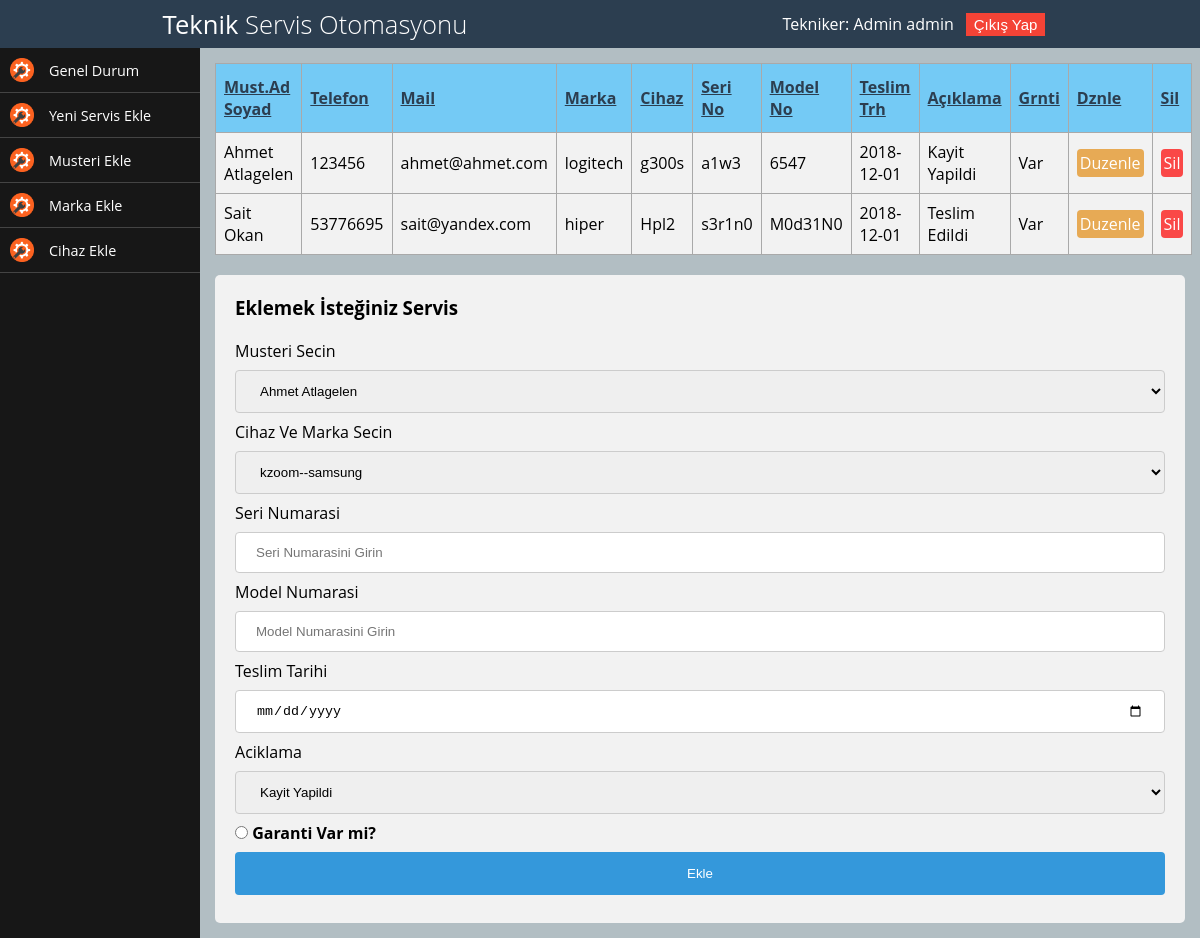
The app's page /panel/servisekle.php (signed in) with its own data.
### tables this page shows
CREATE TABLE `servis` (
  `id` int(11) NOT NULL,
  `musteriid` int(11) NOT NULL,
  `markaid` int(11) NOT NULL,
  `cihazid` int(11) NOT NULL,
  `yetkiliid` int(11) NOT NULL,
  `serino` varchar(50) NOT NULL,
  `modelno` varchar(50) NOT NULL,
  `teslimtarihi` date NOT NULL,
  `aciklama` varchar(50) NOT NULL,
  `garanti` tinyint(1) NOT NULL
);

CREATE TABLE `musteri` (
  `idmusteri` int(11) NOT NULL,
  `ad` varchar(50) NOT NULL,
  `soyad` varchar(50) NOT NULL,
  `telefon` int(20) NOT NULL,
  `mail` varchar(50) NOT NULL,
  `adres` varchar(150) NOT NULL
);

CREATE TABLE `marka` (
  `idmarka` int(11) NOT NULL,
  `markaadi` varchar(100) NOT NULL
);

CREATE TABLE `cihaz` (
  `idcihaz` int(11) NOT NULL,
  `cihazadi` varchar(50) NOT NULL,
  `markaid` int(11) NOT NULL
);

### panel/contentservis.php (the view, shortened to what this page needs)
<table id="servis">
    <tr >
        <th>Must.Ad Soyad</th>
        <th>Telefon</th>
        <th>Mail</th>
        <th>Marka</th>
        <th>Cihaz</th>
        <th>Seri No</th>
        <th>Model No</th>
        <th>Teslim Trh</th>
        <th>Açıklama</th>
        <th>Grnti</th>
        <th>Dznle</th>
        <th>Sil</th>
    </tr>
    <?php
    require_once "../baglan.php";
    $liste = $conn->query(" SELECT * FROM servis INNER JOIN musteri ON musteri.idmusteri=servis.musteriid
                                    INNER JOIN cihaz ON servis.cihazid=cihaz.idcihaz
                                    INNER JOIN marka ON servis.markaid=marka.idmarka ",PDO::FETCH_ASSOC);
    foreach ($liste as $row) {
        echo "<tr>";
        echo "<td>" . $row["ad"]." ". $row["soyad"] . "</td>";
        echo "<td>" . $row["telefon"] . "</td>";
        echo "<td>" . $row["mail"] . "</td>";
        echo "<td>" . $row["markaadi"] . "</td>";
        echo "<td>" . $row["cihazadi"] . "</td>";
        echo "<td>" . $row["serino"] . "</td>";
        echo "<td>" . $row["modelno"] . "</td>";
        echo "<td>" . $row["teslimtarihi"] . "</td>";
        echo "<td>" . $row["aciklama"] . "</td>";
        if ($row["garanti"] == 1) {
            echo "<td>" . "Var" . "</td>";
        } else {
            echo "<td>" . "Yok" . "</td>";
        }
        echo "<td><a href="."duzenleservis.php?id=".$row["id"]." <button class=\"buttonduzenle\" >Duzenle</button></a></td>";
        echo "<td><a href="."silservis.php?id=".$row["id"]." <button class=\"buttonsil\" >Sil</button></a></td>";
        echo "<tr>";
    }
    ?>
</table>
<div id="formservis"  >
    <h3>Eklemek İsteğiniz Servis</h3>
    <form method="post">
        <label for="musteriad">Musteri Secin</label>
        <select name="musteriad" required>
            <?php
            require_once "../baglan.php";
            $liste1 = $conn->query(" SELECT * FROM musteri");
            $result=$liste1->fetchAll();
            foreach ($result as $row){
                echo "<option  value='".$row['idmusteri']."'>".$row['ad']." ".$row['soyad']."</option>";
            }
            ?>
        </select>
        <label for="marka">Cihaz Ve Marka Secin</label>
        <select name="marka" required>
            <?php
            require_once "../baglan.php";
            $liste1 = $conn->query(" SELECT * FROM cihaz INNER JOIN marka on cihaz.markaid=marka.idmarka");
            $result=$liste1->fetchAll();
            foreach ($result as $row){
                echo "<option  value='".$row['idcihaz']."|".$row['markaid']."'>". $row["cihazadi"]."--" .$row['markaadi']."</option>";} ?>
        </select>
        <label for="serino">Seri Numarasi</label>
        <input type="text" name="serino" placeholder="Seri Numarasini Girin" required>
        <label for="modelno">Model Numarasi</label>
        <input type="text" name="modelno" placeholder="Model Numarasini Girin" required>
        <label for="teslimtarihi">Teslim Tarihi</label>
        <input type="date" name="teslimtarihi" required>
        <label for="aciklama">Aciklama</label>
        <select name="aciklama" required>
            <option value="Kayit Yapildi">Kayit Yapildi</option>
        </select>
        <input type="radio" id="1" name="garanti" value="1">
        <label for="1"><b>Garanti Var mi?</b></label>
        <input type="submit" value="Ekle" name="servisekle">
    </form>
</div>

### css-js/tekniker.css (style rules this page uses)
* { margin: 0; padding: 0; box-sizing: border-box; }
html,body { font-family: 'Open Sans'; height: 100%; background: #171717; }
a { text-decoration: none; }

### records on screen
servis: musteriid.ad "Ahmet", musteriid.soyad "Atlagelen", musteriid.telefon "123456", musteriid.mail "ahmet@ahmet.com", markaid.markaadi "logitech", cihazid.cihazadi "g300s", serino "a1w3", modelno "6547", teslimtarihi "2018-12-01", aciklama "Kayit Yapildi", garanti "Var"
servis: musteriid.ad "Sait", musteriid.soyad "Okan", musteriid.telefon "53776695", musteriid.mail "sait@yandex.com", markaid.markaadi "hiper", cihazid.cihazadi "Hpl2", serino "s3r1n0", modelno "M0d31N0", teslimtarihi "2018-12-01", aciklama "Teslim Edildi", garanti "Var"

### other values on screen
$_SESSION["ad"] "Admin"
$_SESSION["soyad"] "admin"
form field musteriad "Ahmet Atlagelen"
form field marka "kzoom--samsung"
